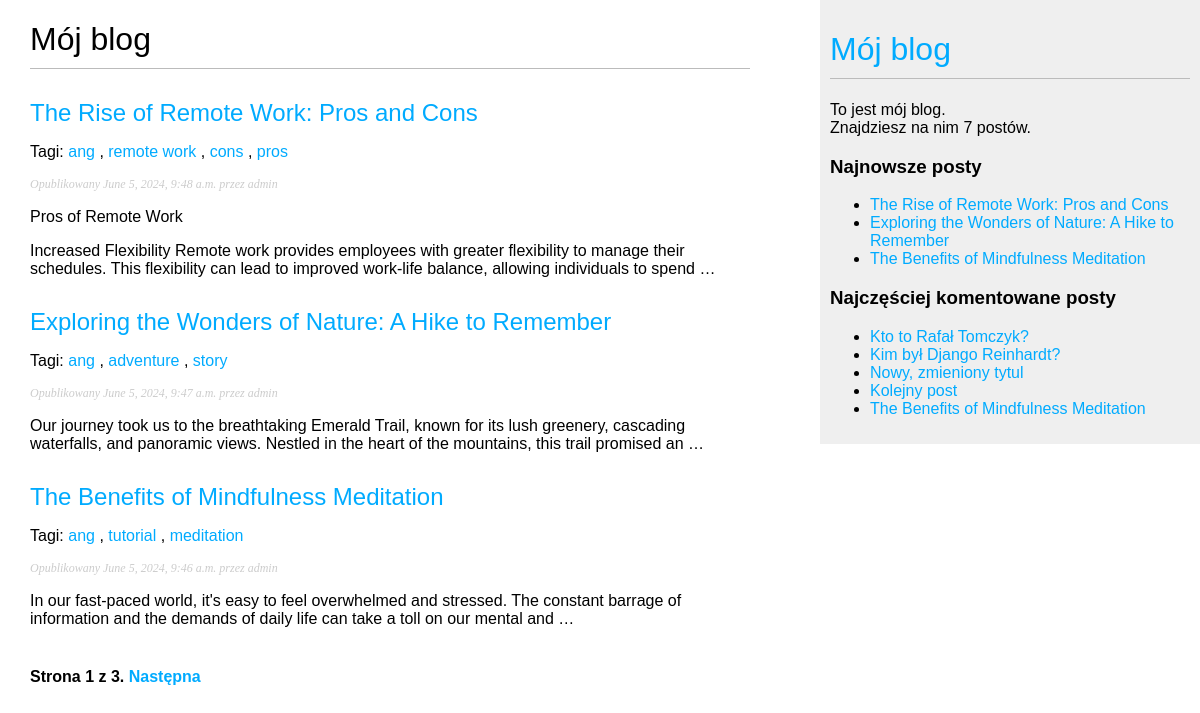
/blog/, run on an earlier commit of the app's database.
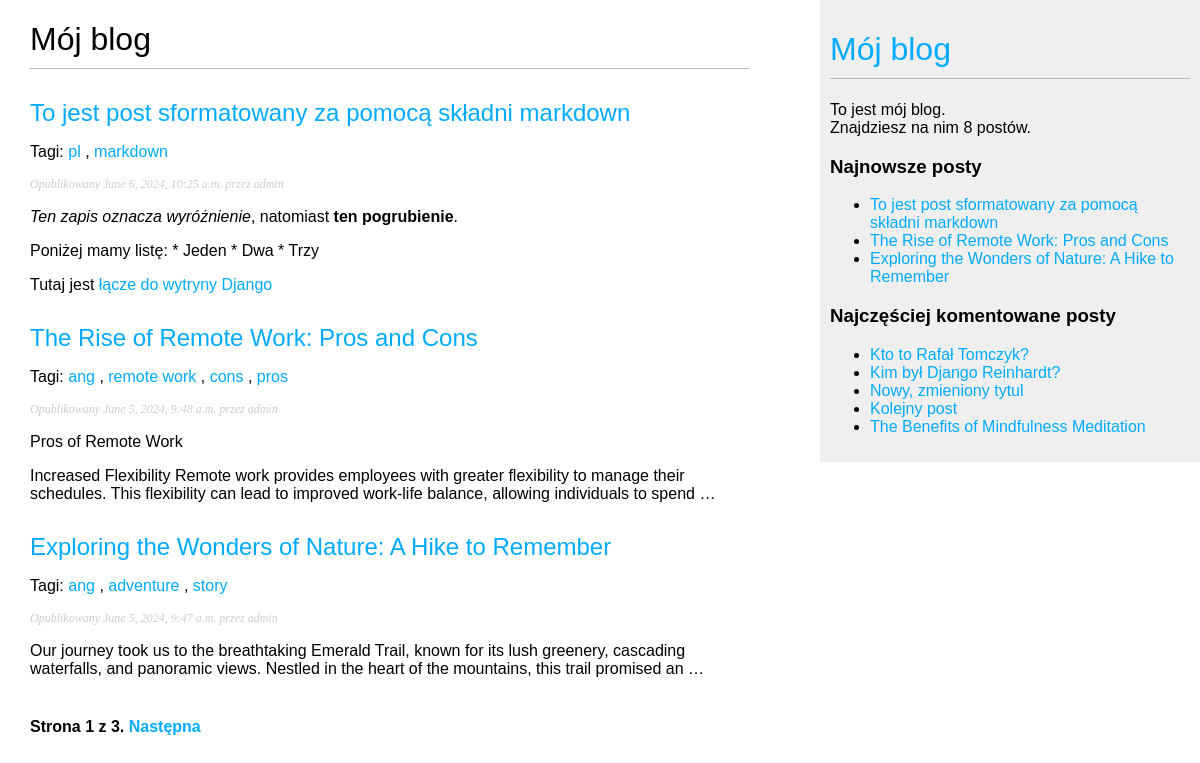
And on a later commit of the database.
### blog/models.py (models this page shows, shortened)
class Post(models.Model):
    class Status(models.TextChoices):
        DRAFT = 'DF', 'Roboczy'
        PUBLISHED = 'PB', 'Opublikowany'
    title = models.CharField(max_length=250)
    slug = models.SlugField(max_length=250, unique_for_date='publish')
    author = models.ForeignKey(User, on_delete=models.CASCADE, related_name='blog_posts')
    body = models.TextField()
    publish = models.DateTimeField(default=timezone.now)
    created = models.DateTimeField(auto_now_add=True)
    updated = models.DateTimeField(auto_now=True)
    status = models.CharField(max_length=2, choices=Status.choices, default=Status.DRAFT)
    object = models.Manager()
    published = PublishedManager()
    tags = TaggableManager()
    class Meta:
        ordering = ['-publish']
        indexes = [
            models.Index(fields=['-publish'])
        ]
    def get_absolute_url(self):
        return reverse("blog:post_detail", args=[self.publish.year,
                                                 self.publish.month,
                                                 self.publish.day,
                                                 self.slug])

### blog/views.py (the view)
# urls.py: path('', views.post_list, name='post_list'),
def post_list(request, tag_slug=None):
    post_list = Post.published.all()
    tag= None
    if tag_slug:
        tag = get_object_or_404(Tag, slug=tag_slug)
        post_list = post_list.filter(tags__in=[tag])
    paginator = Paginator(post_list, 3)
    page_number = request.GET.get('page', 1)
    try:
        posts = paginator.page(page_number)
    except PageNotAnInteger:
        posts = paginator.page(1)
    except EmptyPage:
        posts = paginator.page(paginator.num_pages)
    return render(request,
                  'blog/post/list.html',
                  {'posts': posts,
                   'tag': tag})

### blog/models.py (called while the page is built)
    def get_queryset(self):
        return super().get_queryset()\
            .filter(status=Post.Status.PUBLISHED)

### blog/templatetags/blog_tags.py (called while the page is built)
@register.simple_tag
def total_posts():
    return Post.published.count()

@register.inclusion_tag('blog/post/latest_posts.html')
def show_latest_posts(count=5):
    latest_posts = Post.published.order_by('-publish')[:count]
    return {'latest_posts': latest_posts}

@register.simple_tag
def get_most_commented_posts(count=5):
    return Post.published.annotate(total_comments=Count('comments')).order_by('-total_comments')[:count]

@register.filter(name='markdown')
def markdown_format(text):
    return mark_safe(markdown.markdown(text))

### blog/templates/blog/post/list.html (shortened to what this page needs)
{% extends "blog/base.html" %}
{% load blog_tags %}
{% block content %}
    <h1>Mój blog</h1>
    {% for post in posts %}
        <h2>
            <a href="{{ post.get_absolute_url }}">
                {{ post.title }}
            </a>
        </h2>
        <p class="tags">
            Tagi:
            {% for tag in post.tags.all %}
                <a href="{% url 'blog:post_list_by_tag' tag.slug %}">
                    {{ tag.name }}
                </a>
                {% if not forloop.last %}, {% endif %}
            {% endfor %}
        </p>
        <p class="date">
            Opublikowany {{ post.publish }} przez {{ post.author }}
        </p>
        {{ post.body|markdown|truncatewords_html:30 }}
    {% endfor %}
    {% include "pagination.html" with page=posts %}
{% endblock %}

### blog/templates/blog/base.html (shortened to what this page needs)
{% load blog_tags %}
{% load static %}
<!DOCTYPE html>
<html>
<head>
    <link href="{% static 'css/blog.css' %}" rel="stylesheet">
</head>
<body>
    <div id="content">
        {% block content %}
        {% endblock %}
    </div>
    <div id="sidebar">
        <h1><a href="{% url 'blog:post_list' %}">Mój blog</a></h1>
        <p>To jest mój blog.<br>
            Znajdziesz na nim {% total_posts %} postów.
        </p>
        <h3>Najnowsze posty</h3>
        {% show_latest_posts 3 %}
        <h3>Najczęściej komentowane posty</h3>
        {% get_most_commented_posts as most_commented_posts %}
        <ul>
            {% for post in most_commented_posts %}
            <li>
                <a href="{{ post.get_absolute_url }}">{{ post.title }}</a>
            </li>
            {% endfor %}
        </ul>
    </div>
</body>
</html>

### blog/templates/pagination.html (shortened to what this page needs)
<div class="pagination">
    <span class="step-links">
        <span class="current">
            Strona {{page.number}} z {{page.paginator.num_pages}}.
        </span>
        {% if page.has_next %}
            <a href="?page={{ page.next_page_number }}">Następna</a>
        {% endif %}
    </span>
</div>

### blog/templates/blog/post/latest_posts.html
<ul>
    {% for post in latest_posts %}
        <li>
            <a href="{{post.get_absolute_url}}">{{post.title}}</a>
        </li>
    {%endfor%}
</ul>

### blog/static/css/blog.css (style rules this page uses)
body { margin:0; padding:0; font-family:helvetica, sans-serif; }
a { color:#00abff; text-decoration:none; }
h1 { font-weight:normal; border-bottom:1px solid #bbb; padding:0 0 10px 0; }
h2 { font-weight:normal; margin:30px 0 0; }
#content { float:left; width:60%; padding:0 0 0 30px; }
#sidebar { float:right; width:30%; padding:10px; background:#efefef; height:100%; }
p.date { color:#ccc; font-family: georgia, serif; font-size: 12px; font-style: italic; }
.pagination { margin:40px 0; font-weight:bold; }

What changed in the data, as far as the page shows it:
no longer on one of the page's lists (row unchanged): Post: title "The Benefits of Mindfulness Meditation", publish "June 5, 2024, 9:46 a.m.", author "admin", body "In our fast-paced world, it's easy to feel overwhelmed and stressed. The constant barrage of information and the demands of daily life can take a toll on our mental and …"
added Post: title "To jest post sformatowany za pomocą składni markdown", publish "June 6, 2024, 10:25 a.m.", author "admin", body "Ten zapis oznacza wyróżnienie , natomiast ten pogrubienie . Poniżej mamy listę: * Jeden * Dwa * Trzy Tutaj jest łącze do wytryny Django"
added Tag: name "pl", shown under "To jest post sformatowany za pomocą składni markdown"
added Tag: name "markdown", shown under "To jest post sformatowany za pomocą składni markdown"
computed for Post "The Benefits of Mindfulness Meditation": loses Tag (name "tutorial"); loses Tag (name "meditation"); loses Tag (name "ang")
Also different on the page:
text no longer shown: "7"
text now shown: "8"
